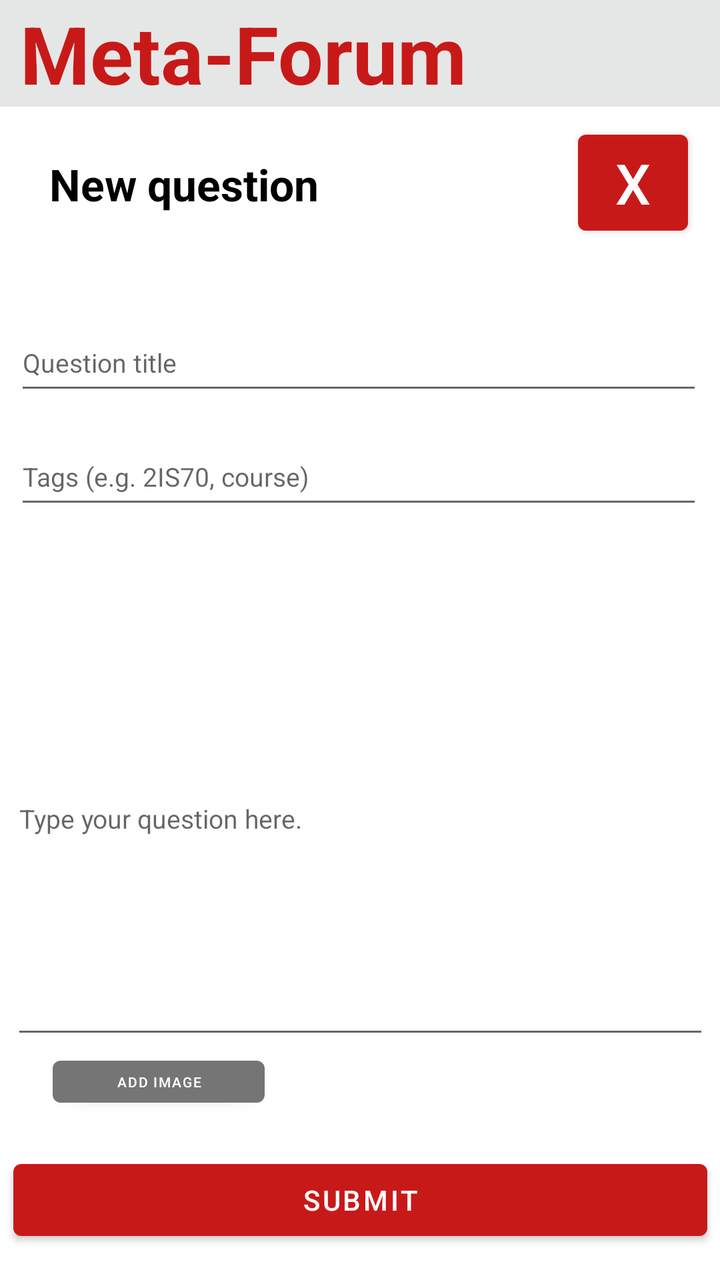
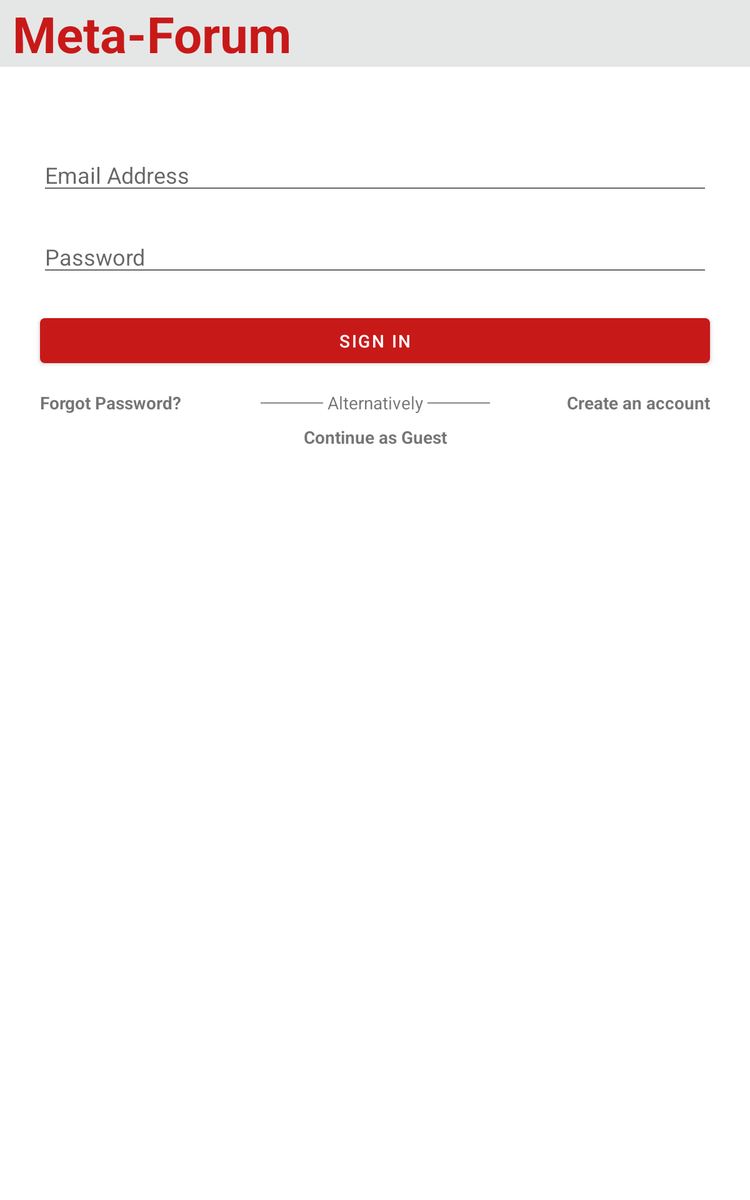

First picture: res/layout/ on a phone held upright. Second picture: the repository's own variant of that layout, on a device whose configuration matches the variant's folder. Source for both follows.
<!-- AndroidManifest.xml: application theme Theme.MyApplication -->
<!-- res/layout/activity_main.xml -->
<?xml version="1.0" encoding="utf-8"?>
<androidx.constraintlayout.widget.ConstraintLayout xmlns:android="http://schemas.android.com/apk/res/android"
    xmlns:app="http://schemas.android.com/apk/res-auto"
    xmlns:tools="http://schemas.android.com/tools"
    android:id="@+id/register_register"
    android:layout_width="match_parent"
    android:layout_height="match_parent"
    tools:context=".MainActivity">

    <EditText
        android:id="@+id/question_text"
        android:layout_width="349dp"
        android:layout_height="233dp"

        android:layout_marginTop="32dp"
        android:ems="10"
        android:hint="Type your question here."
        android:textSize="13sp"
        app:layout_constraintEnd_toEndOf="parent"
        app:layout_constraintStart_toStartOf="parent"
        app:layout_constraintTop_toBottomOf="@+id/question_tags" />

    <TextView
        android:id="@+id/login_banner"
        android:layout_width="match_parent"
        android:layout_height="wrap_content"
        android:layout_gravity="center_horizontal"
        android:background="#E5E7E6"
        android:text=" Meta-Forum"
        android:textColor="#C81919"
        android:textSize="40sp"
        android:textStyle="bold"
        app:layout_constraintEnd_toEndOf="parent"
        app:layout_constraintStart_toStartOf="parent"
        app:layout_constraintTop_toTopOf="parent" />

    <EditText
        android:id="@+id/question_title"
        android:layout_width="344dp"
        android:layout_height="45dp"
        android:layout_marginTop="40dp"
        android:ems="10"
        android:hint="Question title"

        android:inputType="textPersonName"
        android:textSize="13sp"
        app:layout_constraintEnd_toEndOf="parent"
        app:layout_constraintHorizontal_bias="0.462"
        app:layout_constraintStart_toStartOf="parent"
        app:layout_constraintTop_toBottomOf="@+id/QuestionTitle" />

    <EditText
        android:id="@+id/question_tags"
        android:layout_width="344dp"
        android:layout_height="45dp"
        android:layout_marginTop="12dp"
        android:ems="10"
        android:hint="Tags (e.g. 2IS70, course)"

        android:inputType="textPersonName"
        android:textSize="13sp"
        app:layout_constraintEnd_toEndOf="parent"
        app:layout_constraintHorizontal_bias="0.462"
        app:layout_constraintStart_toStartOf="parent"
        app:layout_constraintTop_toBottomOf="@+id/question_title" />

    <Button
        android:id="@+id/submit_question"
        android:layout_width="347dp"
        android:layout_height="wrap_content"
        android:layout_marginBottom="16dp"
        android:hapticFeedbackEnabled="true"
        android:text="Submit"
        app:backgroundTint="#C81919"
        app:layout_constraintBottom_toBottomOf="parent"
        app:layout_constraintEnd_toEndOf="parent"
        app:layout_constraintStart_toStartOf="parent" />

    <Button
        android:id="@+id/add_image_button"
        android:layout_width="106dp"
        android:layout_height="33dp"
        android:text="Add image"
        android:textSize="7sp"
        app:backgroundTint="#757575"
        app:layout_constraintEnd_toEndOf="parent"
        app:layout_constraintHorizontal_bias="0.104"
        app:layout_constraintStart_toStartOf="parent"
        app:layout_constraintTop_toBottomOf="@+id/question_text" />

    <Button
        android:id="@+id/cancel_button"
        android:layout_width="55dp"
        android:layout_height="60dp"
        android:layout_marginTop="8dp"
        android:layout_marginEnd="16dp"
        android:layout_marginRight="16dp"
        android:text="X"
        android:textSize="28sp"
        app:backgroundTint="#C81919"
        app:layout_constraintEnd_toEndOf="parent"
        app:layout_constraintTop_toBottomOf="@+id/login_banner" />

    <ProgressBar
        android:id="@+id/login_progress"
        style="?android:attr/progressBarStyle"
        android:layout_width="wrap_content"
        android:layout_height="wrap_content"
        android:visibility="gone"
        app:layout_constraintBottom_toBottomOf="parent"
        app:layout_constraintEnd_toEndOf="parent"
        app:layout_constraintHorizontal_bias="0.498"
        app:layout_constraintStart_toStartOf="parent" />

    <TextView
        android:id="@+id/QuestionTitle"
        android:layout_width="184dp"
        android:layout_height="40dp"
        android:layout_marginTop="24dp"
        android:text="New question"
        android:textColor="#000000"
        android:textSize="22sp"
        android:textStyle="bold"
        app:layout_constraintEnd_toEndOf="parent"
        app:layout_constraintHorizontal_bias="0.14"
        app:layout_constraintStart_toStartOf="parent"
        app:layout_constraintTop_toBottomOf="@+id/login_banner" />

</androidx.constraintlayout.widget.ConstraintLayout>
<!-- resources referenced by this layout -->
<resources>
  <style name="Theme.MyApplication" parent="Theme.MaterialComponents.DayNight.NoActionBar">
          
          <item name="colorPrimary">@color/red</item>
          <item name="colorPrimaryVariant">@color/purple_700</item>
          <item name="colorOnPrimary">@color/white</item>
          
          <item name="colorSecondary">@color/teal_200</item>
          <item name="colorSecondaryVariant">@color/teal_700</item>
          <item name="colorOnSecondary">@color/black</item>
          
          <item name="android:statusBarColor" tools:targetApi="l">?attr/colorPrimaryVariant</item>
          
      </style>
  <color name="red">#C81919</color>
  <color name="purple_700">#FF3700B3</color>
  <color name="white">#FFFFFFFF</color>
  <color name="teal_200">#FF03DAC5</color>
  <color name="teal_700">#FF018786</color>
  <color name="black">#FF000000</color>
</resources>
<!-- res/layout-sw600dp/activity_main.xml (the repository's variant of the layout above) -->
<!-- drawn on a 7-inch tablet held upright -->
<?xml version="1.0" encoding="utf-8"?>
<androidx.constraintlayout.widget.ConstraintLayout xmlns:android="http://schemas.android.com/apk/res/android"
    xmlns:app="http://schemas.android.com/apk/res-auto"
    xmlns:tools="http://schemas.android.com/tools"
    android:id="@+id/register_register"
    android:layout_width="match_parent"
    android:layout_height="match_parent"
    tools:context=".LoginPage">

    <TextView
        android:id="@+id/login_banner"
        android:layout_width="match_parent"
        android:layout_height="wrap_content"
        android:layout_gravity="center_horizontal"
        android:background="#E5E7E6"
        android:text=" Meta-Forum"
        android:textColor="#C81919"
        android:textSize="40sp"
        android:textStyle="bold"
        app:layout_constraintEnd_toEndOf="parent"
        app:layout_constraintStart_toStartOf="parent"
        app:layout_constraintTop_toTopOf="parent" />

    <EditText
        android:id="@+id/login_mail"
        android:layout_width="0dp"
        android:layout_height="wrap_content"
        android:layout_marginStart="32dp"
        android:layout_marginLeft="32dp"
        android:layout_marginTop="64dp"
        android:layout_marginEnd="32dp"
        android:layout_marginRight="32dp"
        android:ems="10"
        android:hint="Email Address"
        android:inputType="textEmailAddress"
        android:autofillHints="emailAddress"
        app:layout_constraintEnd_toEndOf="parent"
        app:layout_constraintStart_toStartOf="parent"
        app:layout_constraintTop_toBottomOf="@+id/login_banner" />

    <EditText
        android:id="@+id/login_password"
        android:layout_width="0dp"
        android:layout_height="wrap_content"
        android:layout_marginStart="32dp"
        android:layout_marginLeft="32dp"
        android:layout_marginTop="24dp"
        android:layout_marginEnd="32dp"
        android:layout_marginRight="32dp"
        android:ems="10"
        android:hint="Password"
        android:inputType="textPassword"
        android:autofillHints="password"
        app:layout_constraintEnd_toEndOf="parent"
        app:layout_constraintStart_toStartOf="parent"
        app:layout_constraintTop_toBottomOf="@+id/login_mail" />

    <TextView
        android:id="@+id/login_forgot"
        android:layout_width="wrap_content"
        android:layout_height="wrap_content"
        android:layout_marginStart="0dp"
        android:layout_marginLeft="0dp"
        android:layout_marginTop="16dp"
        android:text="Forgot Password?"
        android:textStyle="bold"
        app:layout_constraintStart_toStartOf="@+id/login_login"
        app:layout_constraintTop_toBottomOf="@+id/login_login" />

    <TextView
        android:id="@+id/login_register"
        android:layout_width="wrap_content"
        android:layout_height="wrap_content"
        android:layout_marginTop="16dp"
        android:layout_marginEnd="0dp"
        android:layout_marginRight="0dp"
        android:text="Create an account"
        android:textStyle="bold"
        app:layout_constraintEnd_toEndOf="@+id/login_login"
        app:layout_constraintTop_toBottomOf="@+id/login_login" />

    <TextView
        android:id="@+id/TextViewAlt"
        android:layout_width="wrap_content"
        android:layout_height="wrap_content"
        android:layout_marginTop="16dp"
        android:text="───── Alternatively ─────"
        app:layout_constraintEnd_toEndOf="parent"
        app:layout_constraintStart_toStartOf="parent"
        app:layout_constraintTop_toBottomOf="@+id/login_login" />

    <TextView
        android:id="@+id/login_guest"
        android:layout_width="wrap_content"
        android:layout_height="wrap_content"
        android:layout_marginTop="8dp"
        android:text="Continue as Guest"
        android:textStyle="bold"
        app:layout_constraintEnd_toEndOf="parent"
        app:layout_constraintStart_toStartOf="parent"
        app:layout_constraintTop_toBottomOf="@+id/TextViewAlt" />

    <Button
        android:id="@+id/login_login"
        android:layout_width="0dp"
        android:layout_height="wrap_content"
        android:layout_marginTop="24dp"
        android:layout_marginLeft="32dp"
        android:layout_marginRight="32dp"
        android:text="Sign In"
        app:backgroundTint="#C81919"
        app:layout_constraintEnd_toEndOf="parent"
        app:layout_constraintStart_toStartOf="parent"
        app:layout_constraintTop_toBottomOf="@+id/login_password" />

    <ProgressBar
        android:id="@+id/login_progress"
        style="?android:attr/progressBarStyle"
        android:layout_width="wrap_content"
        android:layout_height="wrap_content"
        android:layout_marginTop="32dp"
        android:visibility="gone"
        app:layout_constraintEnd_toEndOf="parent"
        app:layout_constraintStart_toStartOf="parent"
        app:layout_constraintTop_toBottomOf="@+id/login_guest" />

</androidx.constraintlayout.widget.ConstraintLayout>
